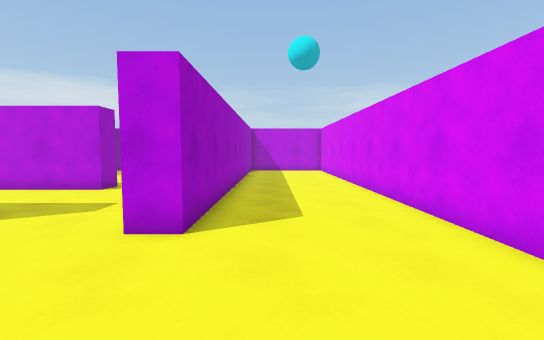
view 1 (above)

17 first-person views from a walk through a Unity game level. The camera is 1.4 m above the floor, tilts 4° down and sees 90° across. The floor is counted in squares, 1 m on a side. Each view is taken from the middle of a square. On the plan, view 1 faces up. The plan holds only what a view shows up to about 13 squares ahead; the rest is blank.

view 2
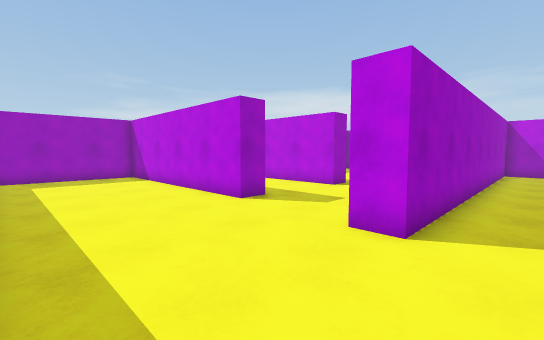

view 3
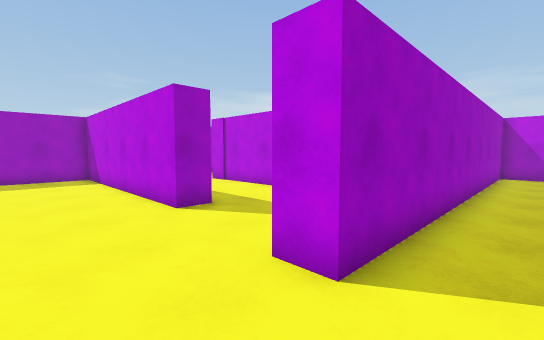

view 4
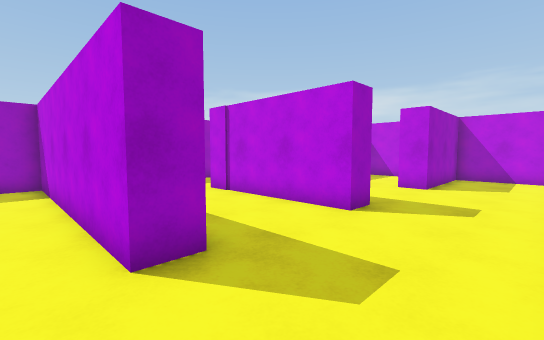

view 5
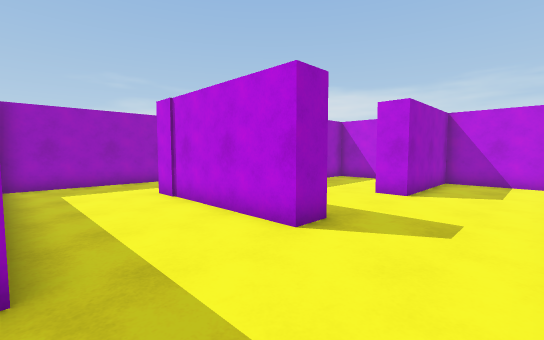

view 6
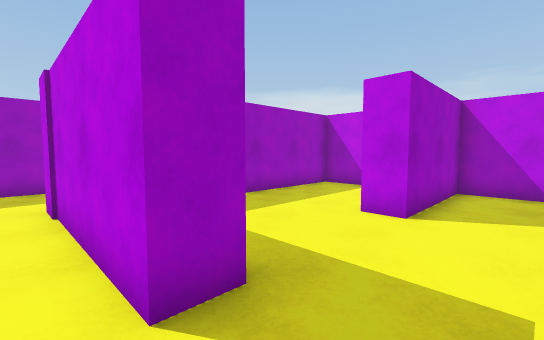

view 7
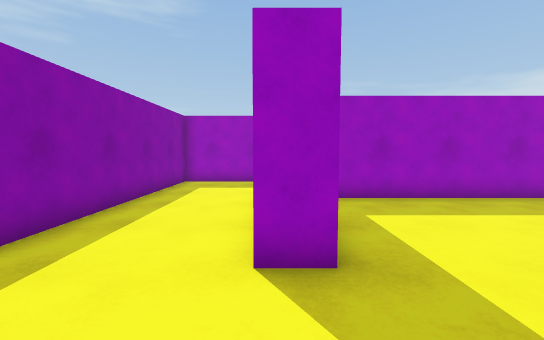

view 8
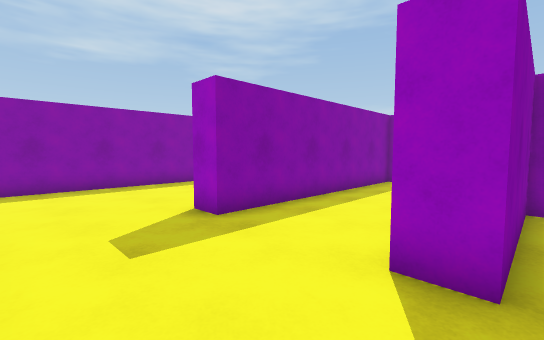

view 9
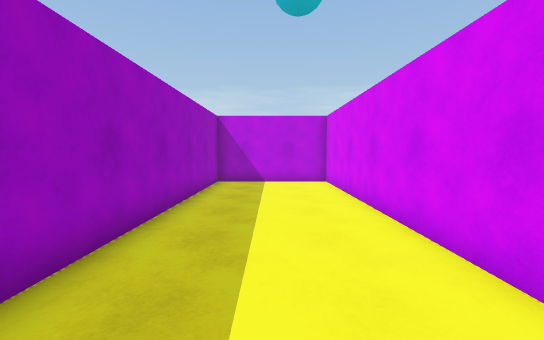

view 10
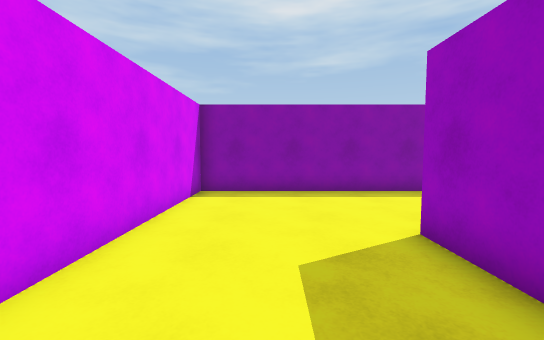

view 11
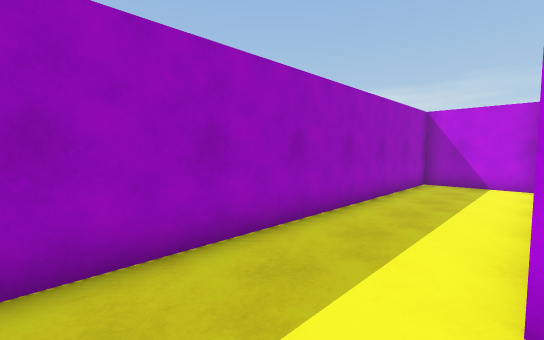

view 12
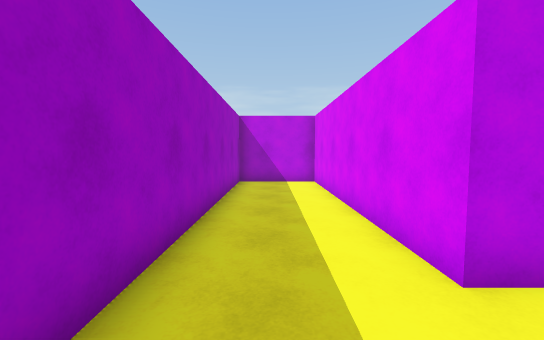

view 13
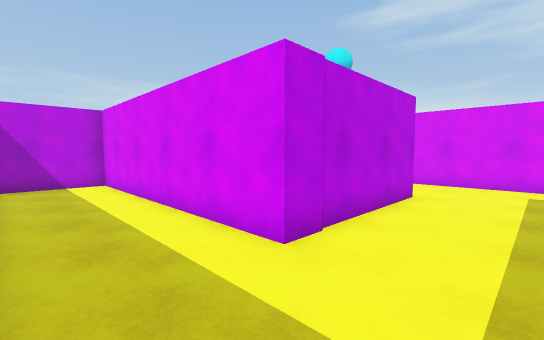

view 14
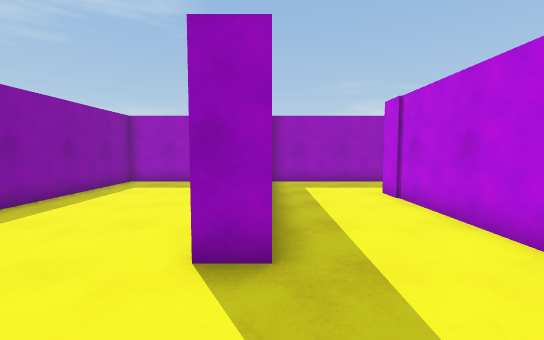

view 15
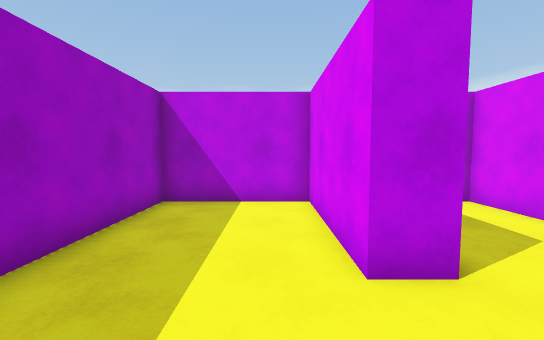

view 16
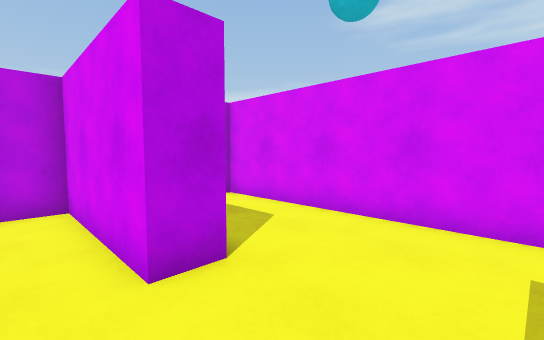

view 17
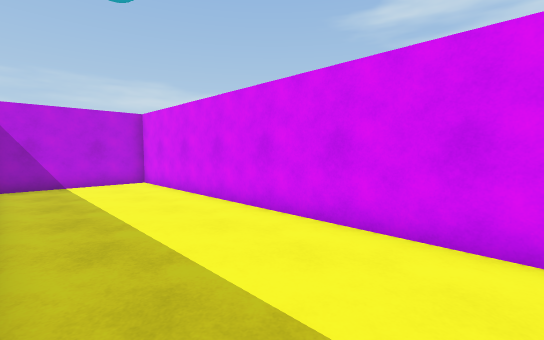

### Floor plan
Points are (right, up) in squares from view 1. A wall is a line through its corners. A room is listed if a view was taken in it or the views show most of it. See-through windows are left out.
Room 1 (views 1, 2, 3, 4, 5, 6, 7, 8, 9, 10, 11, 12, 13, 14, 15, 16, 17)
walls: (-2.5, 6.9) (-2.5, 19.5) (-6, 19.5) (-6, 14.9) (-7, 14.9) (-7, 19.5) (-11, 19.5) (-11, 10.8) (-6.2, 10.8) (-6.2, 9.8) (-12, 9.8) (-12, 19.5) (-15.5, 19.5) (-15.5, 6) (-6.2, 6) (-6.2, 5) (-15.5, 5) (-15.5, -0.5) (3.5, -0.5) (3.5, 19.5) (-1.5, 19.5) (-1.5, 4.5) (-2.5, 4.5)

Positions as (right, up) in squares from view 1, and headings:
1: (0, 0), facing up
2: (0, 0), facing up-left
3: (0, 2), facing up-left
4: (-3, 4), facing up-left
5: (-3, 6), facing up-left
6: (-4, 9), facing up-left
7: (-3, 10), facing left
8: (-3, 11), facing down-left
9: (1, 7), facing up
10: (1, 9), facing down
11: (-12, 7), facing up-left
12: (-14, 7), facing up
13: (-15, 7), facing up-right
14: (-3, 6), facing left
15: (-8, 12), facing up
16: (-8, 12), facing up-right
17: (-1, 7), facing up-right
